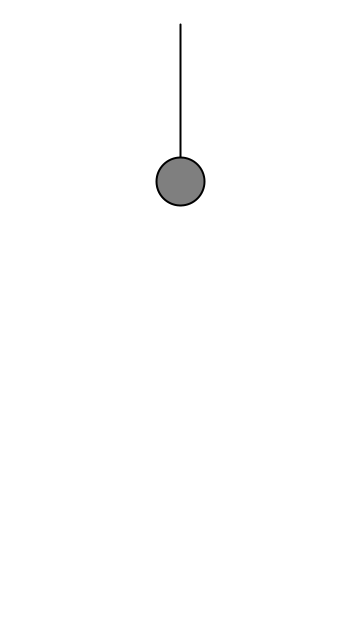
Frame 1 (no input)
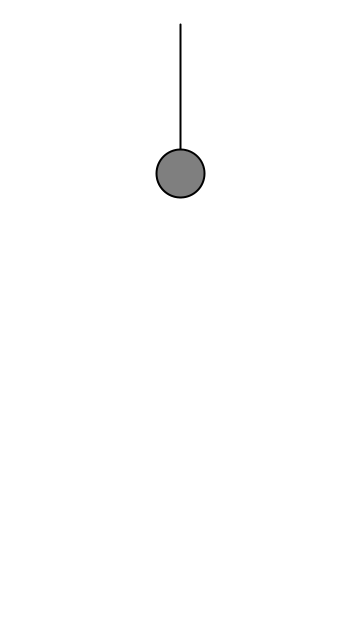
Frame 60 (the mouse pressed at the canvas centre just before this capture)
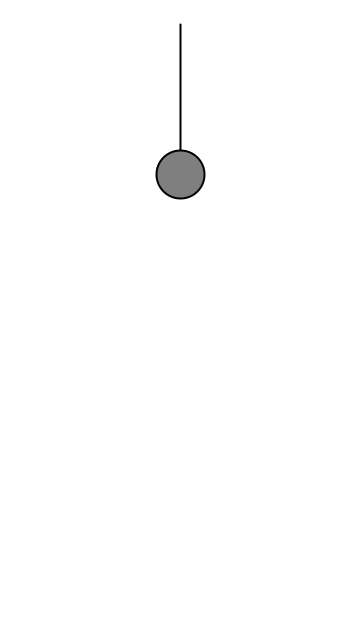
Frame 120 (the mouse held since frame 60 and released just before this capture)

The Processing sketch that drew these frames (run headless with seeded random() and noise(); from frame 60 on, the mouse is pressed at the canvas centre):

// Processing sketch: sketch_3_6_Weight_Bob
// ── sketch_3_6_Weight_Bob.pde
// The Nature of Code
// Daniel Shiffman
// http://natureofcode.com

void setup() {
  size(360,640);
}

void draw() {
  background(255);

  float period = 120;
  float amplitude = 300;
  // Calculating horizontal position according to formula for simple harmonic motion
  float y = map(sin(TWO_PI * frameCount / period), -1, 1, 0, amplitude);  
  stroke(0);
  strokeWeight(2);
  fill(127);
  translate(width/2, 24);
  line(0,0,0,y);
  ellipse(0,y,48,48);
}
